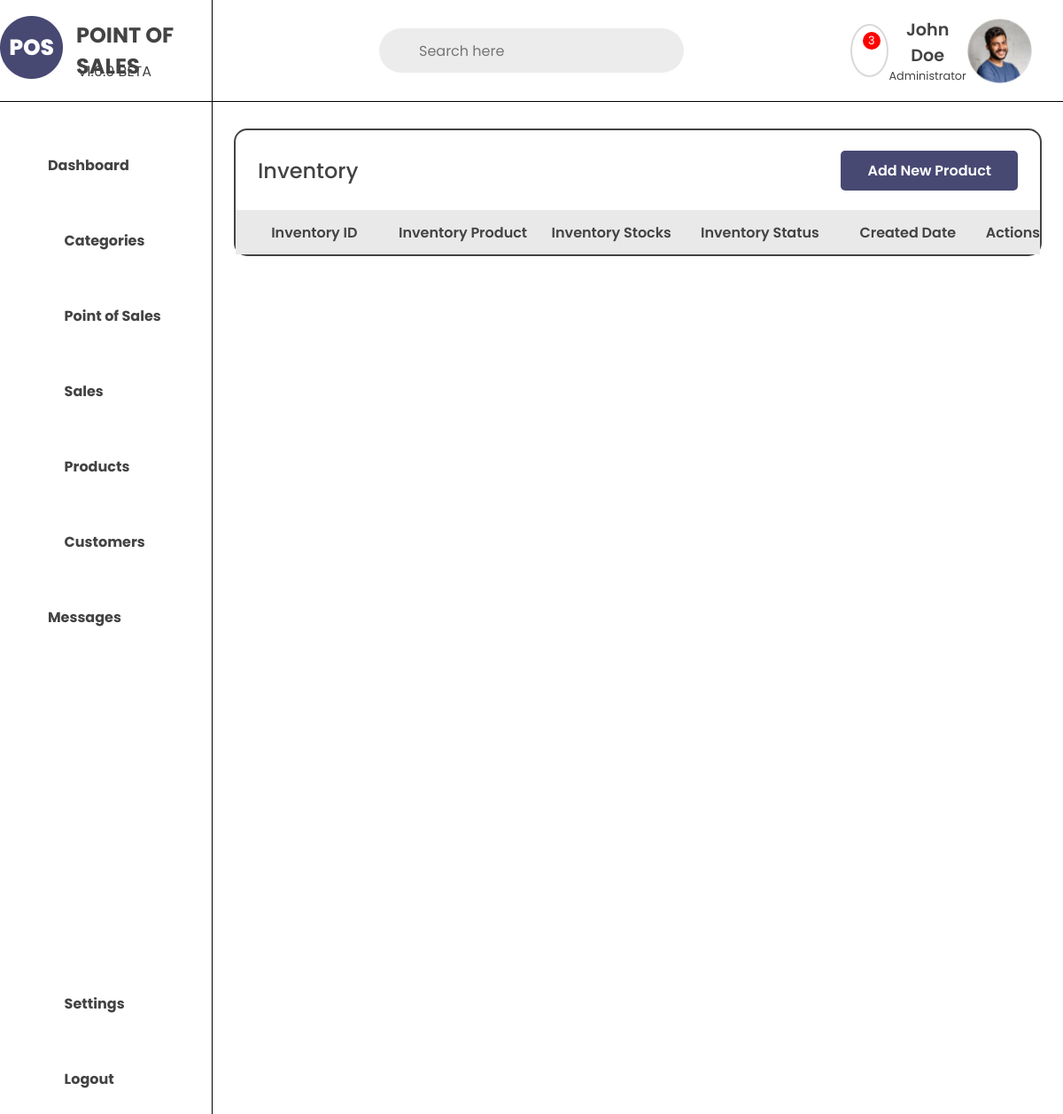
/chibogskie-food-hub/inventory/, run on an earlier commit of the app's database.
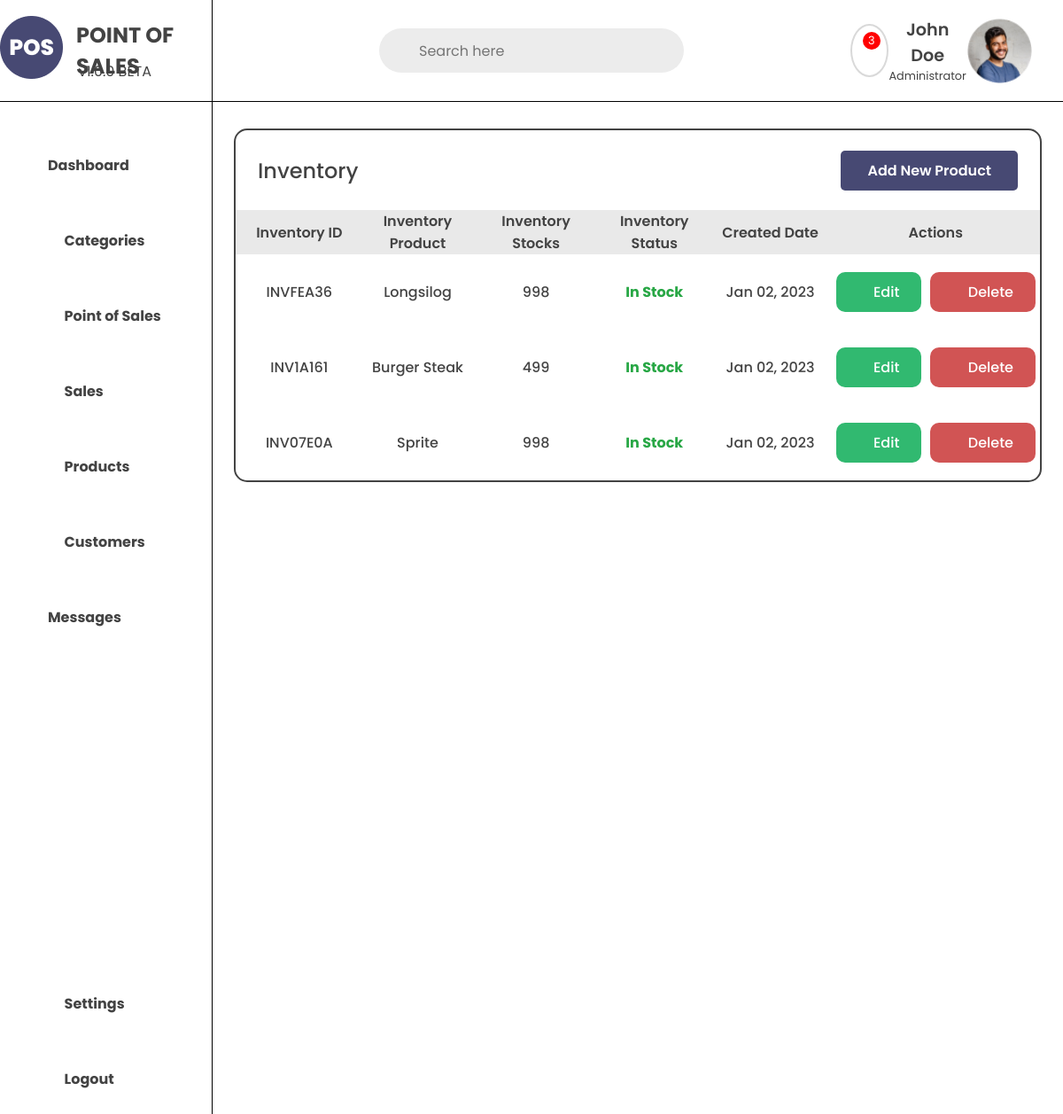
And on a later commit of the database.
### store/models.py (models this page shows, shortened)
class Inventory(models.Model):
    inventory_id = models.CharField(max_length=100)
    inventory_product = models.ForeignKey(Product, on_delete=models.CASCADE)
    inventory_stocks = models.IntegerField()
    inventory_status = models.CharField(max_length=100, null=True, blank=True, choices=STOCKS, default='In Stock')
    inventory_created = models.DateTimeField(blank=True,null=True)
    class Meta:
        verbose_name_plural = 'Inventories'

class Product(models.Model):
    product_name = models.CharField(max_length=100)
    product_slug = models.SlugField(max_length=100, unique=True, null=True, blank=True)
    product_description = models.TextField(max_length=1000, blank=True)
    product_price = models.DecimalField(max_digits=10, decimal_places=2, null=True, blank=True)
    product_image = models.ImageField(upload_to='product_images', blank=True)
    product_category = models.ForeignKey(Category, on_delete=models.CASCADE, null=True)
    product_store = models.ForeignKey(Store, on_delete=models.CASCADE)
    product_created = models.DateTimeField(blank=True,null=True)

### store/views.py (the view)
# urls.py: path('<slug:store_slug>/inventory/', views.pos_inventory, name='pos_inventory'),
def pos_inventory(request, store_slug):
    store = get_object_or_404(Store, store_slug=store_slug)
    inventory = Inventory.objects.filter(inventory_product__product_store=store)
    context = {
        'store': store,
        'inventories': inventory
    }
    return render(request, 'includes/pos/pos_includes/pos_inventory.html', context)

### store/templates/includes/pos/pos_includes/pos_inventory.html (shortened to what this page needs)
{% extends "includes/pos/base_templates/pos_base.html" %}
{% load static %}
{% block css %}
<link rel="stylesheet" href="{% static 'css/includes/product.css' %}">
{% endblock %}
{% block content %}
{% include "navbar.html" %}
<div class="pos-products-container">
    <div class="pos-products-header">
        <h1>Inventory</h1>
        <div class="add-products-btn">
            <a href="{% url 'add_product' store_slug=store.store_slug %}">Add New Product</a>
        </div>
    </div>
    <div class="pos-products-table">
        <table>
            <tr class="products-tbl-header">
                <th>Inventory ID</th>
                <th>Inventory Product</th>
                <th>Inventory Stocks</th>
                <th>Inventory Status</th>
                <th>Created Date</th>
                <th>Actions</th>
            </tr>
            {% for inv in inventories %}
            <tr class="products-tbl-content">
                <td>{{inv.inventory_id}}</td>
                <td>{{inv.inventory_product.product_name}}</td>
                <td>{{inv.inventory_stocks}}</td>
                {% if inv.inventory_status == 'In Stock' %}
                <td style="color:#28A745; font-weight: bold;">{{inv.inventory_status}}</td>
                {% elif inv.inventory_status == 'Out of Stock' %}
                <td style="color:#DC3545;">{{inv.inventory_status}}</td>
                {% endif %}
                <td>{{inv.inventory_created | date:"M d, Y"}}</td>
                <td class="products-tbl-btns">
                    <a href="{% url 'pos_edit_inventory' store_slug=store.store_slug pk=inv.id %}"
                        class="products-tbl-edit"><i class="fa-solid fa-edit"></i>Edit</a>
                    <a href="#" class="products-tbl-delete"><i class="fa-solid fa-trash"></i>Delete</a>
                </td>
            </tr>
            {% endfor %}
        </table>
    </div>
</div>
{% endblock %}

### store/templates/includes/pos/base_templates/pos_base.html (shortened to what this page needs)
{% load static %}
<!DOCTYPE html>
<html lang="en">
<head>
    {% block css %}{% endblock %}
    <link rel="stylesheet" href="{% static 'css/base.css' %}">
    <link rel="stylesheet" href="{% static 'css/sidebar.css' %}">
</head>
<body>
    <div class="big-container">
        <div class="sidebar">
            {% include "includes/pos/base_templates/pos_sidebar.html" %}
        </div>
        <div class="main">
            {% block content %}{% endblock %}
        </div>
    </div>
</body>
</html>

### store/templates/includes/pos/base_templates/pos_sidebar.html (shortened to what this page needs)
{% load static %}
<aside class="pos-sidebar">
    <a href="{% url 'dashboard' %}" class="logo">
        <div class="logo-img">
            <img src="{% static 'media/favicon.png' %}" alt="logo">
        </div>
        <h2>POINT OF SALES</h2>
    </a>
    <div class="pos-sidebar-links">
        <div class="top-sidebar">
            <a href="{% url 'pos_dashboard' store_slug=store.store_slug %}">
                <div class="sidebar-link">
                    <h4>Dashboard</h4>
                </div>
            </a>
            <a href="{% url 'pos_categories' store_slug=store.store_slug %}">
                <div class="sidebar-link">
                    <i class="fa-solid fa-list"></i>
                    <h4>Categories</h4>
                </div>
            </a>
            <a href="{% url 'pos' store_slug=store.store_slug %}">
                <div class="sidebar-link">
                    <i class="fa-solid fa-chart-line"></i>
                    <h4>Point of Sales</h4>
                </div>
            </a>
            <a href="{% url 'pos_sales' store_slug=store.store_slug %}">
                <div class="sidebar-link">
                    <i class="fa-solid fa-coins"></i>
                    <h4>Sales</h4>
                </div>
            </a>
            <a href="{% url 'pos_products' store_slug=store.store_slug %}">
                <div class="sidebar-link">
                    <i class="fa-solid fa-bag-shopping"></i>
                    <h4>Products</h4>
                </div>
            </a>
            <a href="{% url 'pos_customers' store_slug=store.store_slug %}">
                <div class="sidebar-link">
                    <i class="fa-solid fa-user-group"></i>
                    <h4>Customers</h4>
                </div>
            </a>
            <a href="{% url 'pos_messages' store_slug=store.store_slug %}">
                <div class="sidebar-link">
                    <h4>Messages</h4>
                </div>
            </a>
        </div>
        <div class="bottom-sidebar">
            <a href="{% url 'settings' %}">
                <div class="sidebar-link">
                    <i class="fa-solid fa-gear"></i>
                    <h4>Settings</h4>
                </div>
            </a>
            <a href="#">
                <div class="sidebar-link">
                    <i class="fa-solid fa-right-from-bracket"></i>
                    <h4>Logout</h4>
                </div>
            </a>
        </div>
    </div>
</aside>

### store/templates/navbar.html (shortened to what this page needs)
{% load static %}
{% block css %}
<link rel="stylesheet" href="{% static 'css/navbar.css' %}">
{% endblock %}
<nav>
    <div class="search-bar">
        <input type="text" placeholder="Search here">
        <i class="fas fa-search"></i>
    </div>
    <div class="admin-icon">
        <div class="notif-bell">
            <i class="fas fa-bell" id="notifIcon"></i>
            <span class="notif-count"> 3 </span>
        </div>
        <div class="admin">
            <div class="admin-name">
                <h4>John Doe</h4>
                <p>Administrator</p>
            </div>
            <div class="admin-img">
                <img src="{% static 'media/admin.png' %}" alt="admin">
            </div>
        </div>
    </div>
</nav>

### store/static/css/includes/product.css (style rules this page uses)
.pos-products-container { display: block; width: 95%; margin: 30px auto; border: 2px solid #434343; border-radius: 15px; }
.pos-products-header { width: 100%; height: 50px; display: flex; justify-content: space-between; align-items: center; padding: 20px 25px; margin: 20px 0px; }
.add-products-btn { gap: 15px; display: flex; }
.add-products-btn a { padding: 10px 30px; background-color: #474973; border: none; border-radius: 5px; font-size: 1rem; font-weight: 600; cursor: pointer; text-decoration: none; color: white; }
.pos-products-header h1 { font-size: 1.5rem; font-weight: 500; color: #434343; }
.pos-products-table { width: 100%; }
.pos-products-table table { width: 100%; border-collapse: collapse; }
.products-tbl-header { width: 95%; height: 50px; background-color: #e9e9e9; }
.products-tbl-header th { font-size: 1rem; font-weight: 600; color: #434343; text-align: center; padding-left: 10px; width: 20%; }
.products-tbl-content { width: 95%; height: 50px; }
.products-tbl-content td { font-size: 1rem; font-weight: 500; color: #434343; text-align: center; padding-left: 10px; }
.products-tbl-btns { width: 50%; display: flex; justify-content: center; align-items: center; margin: 20px auto; }
.products-tbl-edit { padding: 10px 25px; background-color: #31B970; border-radius: 10px; display: flex; justify-content: center; align-items: center; font-size: 1rem; font-weight: 500; color: #ffffff; cursor: pointer; text-decoration: none; margin: 0px 5px; transition: all 0.3s ease; }
.products-tbl-delete { margin: 0px 5px; padding: 10px 25px; background-color: #D15454; border-radius: 10px; display: flex; justify-content: center; align-items: center; font-size: 1rem; font-weight: 500; color: #ffffff; cursor: pointer; text-decoration: none; transition: all 0.3s ease; }
.products-tbl-edit i { margin-right: 5px; }
.products-tbl-delete i { margin-right: 5px; }

### store/static/css/base.css (style rules this page uses)
* { margin: 0; padding: 0; box-sizing: border-box; font-family: 'Poppins', sans-serif; }
body { position: relative; }
.big-container { max-width: 100vw; display: flex; }
.sidebar { display: block; width: 20%; height: 150vh; }
.main { width: 80%; display: block; }

### store/static/css/sidebar.css (style rules this page uses)
aside { width: 100%; height: 100%; background-color: rgb(255, 255, 255); }
.pos-sidebar { width: 100%; height: 100%; background-color: rgb(255, 255, 255); }
.logo h2::after { content: "v1.0.0 BETA"; width: 100%; height: 100%; font-size: 1rem; display: block; margin: 0; padding: 0; position: absolute; top: 60%; left: 37%; font-weight: 400; }
.logo { position: relative; width: 100%; height: 115px; display: flex; align-items: center; justify-content: center; border-bottom: solid 1px #000; border-right: solid 1px #000; text-decoration: none; }
.logo h2 { color: #434343; margin-left: 15px; }
.pos-sidebar-links { width: 100%; height: 100%; display: flex; flex-direction: column; justify-content: space-between; align-items: center; border-right: solid 1px #000; padding-bottom: 50px; }
.top-sidebar { width: 80%; margin-top: 10%; }
.bottom-sidebar { width: 80%; }
.sidebar-link { width: 100%; height: 75px; display: flex; align-items: center; padding-left: 15px; font-size: 1rem; margin: 10px 0px; }
.top-sidebar a { text-decoration: none; color: #434343; }
.bottom-sidebar a { text-decoration: none; color: #434343; }
.sidebar-link i { margin-right: 15px; font-size: 1.5rem; }

What changed in the data, as far as the page shows it:
added Inventory: inventory_id "INVFEA36", inventory_product.product_name "Longsilog", inventory_stocks "998", inventory_status "In Stock", inventory_created "Jan 02, 2023"
added Inventory: inventory_id "INV1A161", inventory_product.product_name "Burger Steak", inventory_stocks "499", inventory_status "In Stock", inventory_created "Jan 02, 2023"
added Inventory: inventory_id "INV07E0A", inventory_product.product_name "Sprite", inventory_stocks "998", inventory_status "In Stock", inventory_created "Jan 02, 2023"
